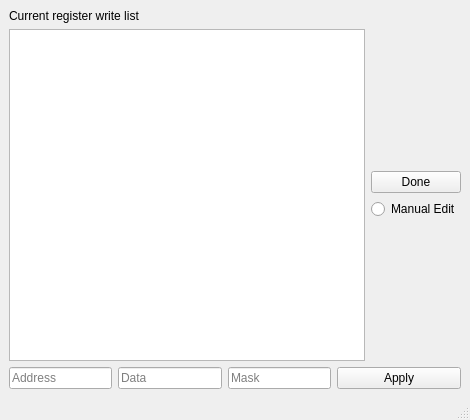
<?xml version="1.0" encoding="UTF-8"?>
<ui version="4.0">
 <class>Register</class>
 <widget class="QMainWindow" name="Register">
  <property name="geometry">
   <rect>
    <x>0</x>
    <y>0</y>
    <width>470</width>
    <height>420</height>
   </rect>
  </property>
  <property name="minimumSize">
   <size>
    <width>470</width>
    <height>420</height>
   </size>
  </property>
  <property name="windowTitle">
   <string>Register control</string>
  </property>
  <widget class="QWidget" name="centralwidget">
   <layout class="QVBoxLayout" name="verticalLayout_3">
    <item>
     <layout class="QVBoxLayout" name="verticalLayout_2">
      <item>
       <widget class="QLabel" name="label">
        <property name="text">
         <string>Current register write list</string>
        </property>
       </widget>
      </item>
      <item>
       <layout class="QHBoxLayout" name="horizontalLayout" stretch="1,0">
        <item>
         <widget class="QPlainTextEdit" name="registers_field"/>
        </item>
        <item>
         <layout class="QVBoxLayout" name="verticalLayout">
          <item>
           <spacer name="verticalSpacer_2">
            <property name="orientation">
             <enum>Qt::Vertical</enum>
            </property>
            <property name="sizeHint" stdset="0">
             <size>
              <width>20</width>
              <height>40</height>
             </size>
            </property>
           </spacer>
          </item>
          <item>
           <widget class="QPushButton" name="doneb">
            <property name="text">
             <string>Done</string>
            </property>
           </widget>
          </item>
          <item>
           <widget class="QRadioButton" name="manual_edit">
            <property name="text">
             <string>Manual Edit</string>
            </property>
           </widget>
          </item>
          <item>
           <spacer name="verticalSpacer">
            <property name="orientation">
             <enum>Qt::Vertical</enum>
            </property>
            <property name="sizeHint" stdset="0">
             <size>
              <width>20</width>
              <height>40</height>
             </size>
            </property>
           </spacer>
          </item>
         </layout>
        </item>
       </layout>
      </item>
      <item>
       <layout class="QHBoxLayout" name="horizontalLayout_2" stretch="0,0,0,1">
        <item>
         <widget class="QLineEdit" name="address">
          <property name="text">
           <string/>
          </property>
          <property name="placeholderText">
           <string>Address</string>
          </property>
         </widget>
        </item>
        <item>
         <widget class="QLineEdit" name="data">
          <property name="placeholderText">
           <string>Data</string>
          </property>
         </widget>
        </item>
        <item>
         <widget class="QLineEdit" name="mask">
          <property name="placeholderText">
           <string>Mask</string>
          </property>
         </widget>
        </item>
        <item>
         <widget class="QPushButton" name="applyb">
          <property name="sizePolicy">
           <sizepolicy hsizetype="Fixed" vsizetype="Fixed">
            <horstretch>0</horstretch>
            <verstretch>0</verstretch>
           </sizepolicy>
          </property>
          <property name="minimumSize">
           <size>
            <width>124</width>
            <height>0</height>
           </size>
          </property>
          <property name="maximumSize">
           <size>
            <width>124</width>
            <height>16777215</height>
           </size>
          </property>
          <property name="sizeIncrement">
           <size>
            <width>0</width>
            <height>0</height>
           </size>
          </property>
          <property name="text">
           <string>Apply</string>
          </property>
         </widget>
        </item>
       </layout>
      </item>
     </layout>
    </item>
   </layout>
  </widget>
  <widget class="QMenuBar" name="menubar">
   <property name="geometry">
    <rect>
     <x>0</x>
     <y>0</y>
     <width>470</width>
     <height>24</height>
    </rect>
   </property>
  </widget>
  <widget class="QStatusBar" name="statusbar"/>
 </widget>
 <resources/>
 <connections/>
</ui>
